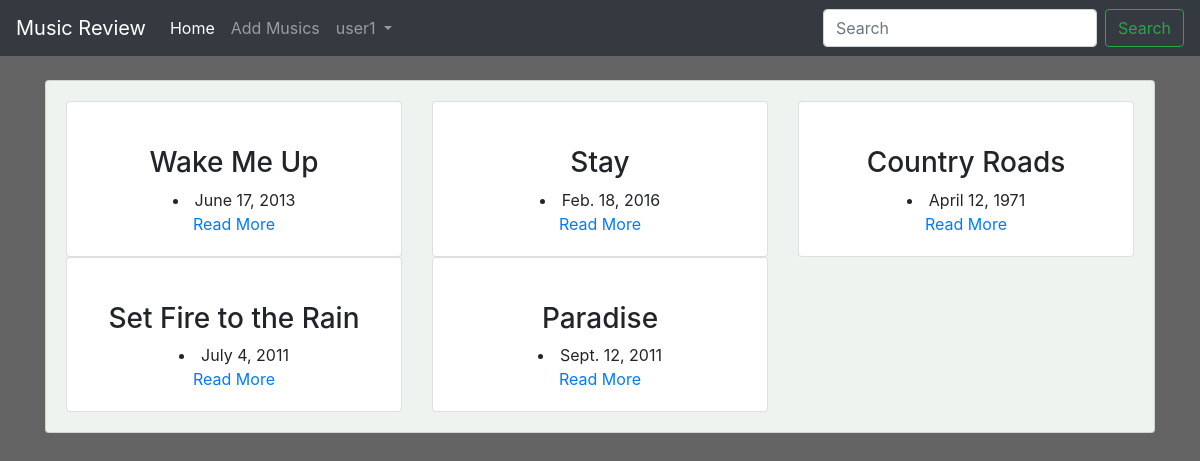
/ (signed in), run on the app's committed database.
### main/models.py (models this page shows, shortened)
class Music(models.Model):
    name = models.CharField(max_length=300)
    singer = models.CharField(max_length=300)
    genre = models.CharField(max_length=300)
    album = models.CharField(max_length=300)
    description = models.TextField(max_length=5000)
    release_date = models.DateField()
    averageRating = models.FloatField(default=0)
    image = models.URLField(default=None, null=True)

### main/views.py (the view)
# urls.py: path('', views.home, name="home"),
def home(request):
    query = request.GET.get("title")
    allMusics = None
    if query:
        allMusics = Music.objects.filter(name__icontains=query)
    else:
        allMusics = Music.objects.all()
    context = {
        "musics": allMusics,
    }
    return render(request, 'main/index.html', context)

### main/templates/main/index.html (shortened to what this page needs)
{% extends 'main/base.html' %}
{% block content %}
<div class="container">
  <br>
    <div class="card" id="backdrop">
      <div class="card-body">
          <div class="row">
            {% for music in musics %}
              <div class="col-md-4">
                  <div class="card">
                      <div class="card-body">
                        <div class="text-center">
                          <h3 class="text-center">{{ music.name }}</h3>
                          <li>{{ music.release_date }}</li>
                          <a href="{% url 'main:detail' music.id %}">Read More</a>
                          </div>
                      </div>
                  </div>
              </div>
              {% endfor %}
          </div>
      </div>
    </div>
</div>
{% endblock %}

### main/templates/main/base.html (shortened to what this page needs)
<!doctype html>
<html lang="en">
  <head>
    <link rel="stylesheet" href="https://cdn.jsdelivr.net/npm/bootstrap@4.0.0/dist/css/bootstrap.min.css">
    {% load staticfiles %}
    <link rel="stylesheet" href="{% static 'css/main.css' %}">
  </head>
  <body>
    <nav class="navbar navbar-expand-lg navbar-dark bg-dark text-white">
      <a class="navbar-brand" href="{% url 'main:home' %}">Music Review</a>
      <div class="collapse navbar-collapse" id="navbarSupportedContent">
        <ul class="navbar-nav mr-auto">
          <li class="nav-item active">
            <a class="nav-link" href="{% url 'main:home' %}">Home <span class="sr-only">(current)</span></a>
          </li>
          <li class="nav-item">
            <a class="nav-link" href="{% url 'main:add_musics' %}">Add Musics</a>
          </li>
          {% if user.is_authenticated %}
          <li class="nav-item dropdown">
            <a class="nav-link dropdown-toggle" href="#" id="navbarDropdown" role="button" data-toggle="dropdown" aria-haspopup="true" aria-expanded="false">
              {{ user.username }}
            </a>
          </li>
          {% endif %}
        </ul>
        <form class="form-inline my-2 my-lg-0" method="GET" action="{% url 'main:home' %}">
          <input class="form-control mr-sm-2" type="search" placeholder="Search" aria-label="Search" name="title">
          <button class="btn btn-outline-success my-2 my-sm-0" type="submit">Search</button>
        </form>
      </div>
    </nav>
    {% block content %}
    {% endblock %}
  </body>
</html>

### main/static/css/main.css (style rules this page uses)
body { background-color: #646464; }
#backdrop { background-color: #eef3ef; }

### data on the page
Music: name "Wake Me Up", release_date "June 17, 2013"
Music: name "Stay", release_date "Feb. 18, 2016"
Music: name "Country Roads", release_date "April 12, 1971"
Music: name "Set Fire to the Rain", release_date "July 4, 2011"
Music: name "Paradise", release_date "Sept. 12, 2011"

### other printed values
{{ user.username }} "user1"
